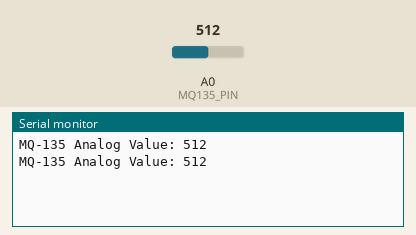
Recording of a sketch running on a simulated Arduino Uno, built with avr-gcc and run on an emulated ATmega328P. Shown: the last lines printed to the serial monitor. The test bench sets the inputs (shaded band); at power-on: A0 (MQ135_PIN) = 512.

Above: at 1.8 s.
1.9 s: A0 (MQ135_PIN) set to 716
At 2.6 s:
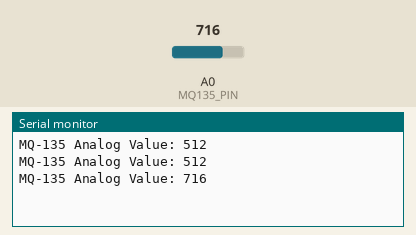
3.4 s: A0 (MQ135_PIN) set to 900
At 4.8 s:
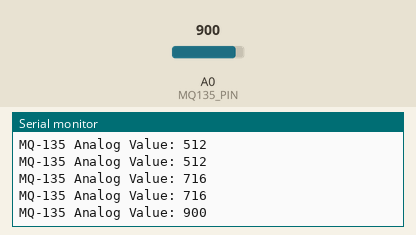
Timing chart, 0 to 6.4 s (numbered marks = the images above; inputs shaded):
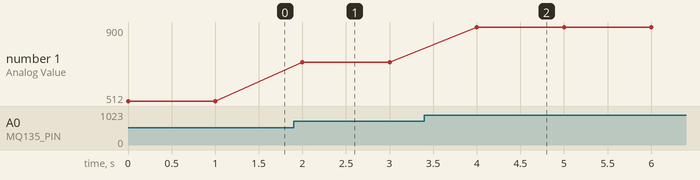

The sketch:

gastest.ino
```cpp
#define MQ135_PIN A0

void setup() {
  Serial.begin(9600);
}

void loop() {
  int gasValue = analogRead(MQ135_PIN);

  Serial.print("MQ-135 Analog Value: ");
  Serial.println(gasValue);

  delay(1000);
}
```

Measured:
- after the input at 1.9 s, the serial monitor: prints a new line after 0.10 s (image 1)
- after the input at 3.4 s, the serial monitor: prints a new line after 0.60 s (image 2)
- plotted number 1: 512 → 716 after the input at 1.9 s, 716 → 900 after the input at 3.4 s
